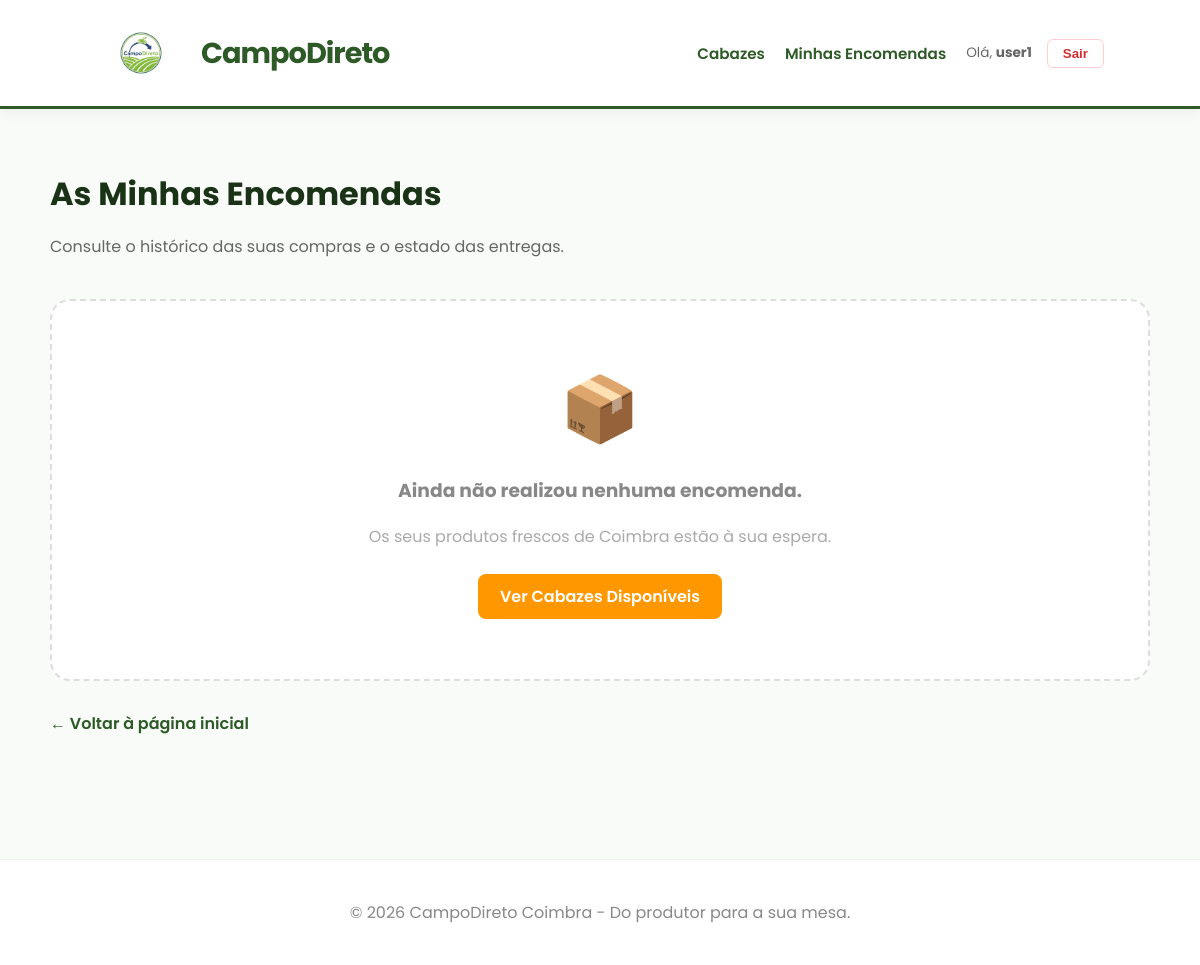
/orders/historico/ (signed in), run on an earlier commit of the app's database.
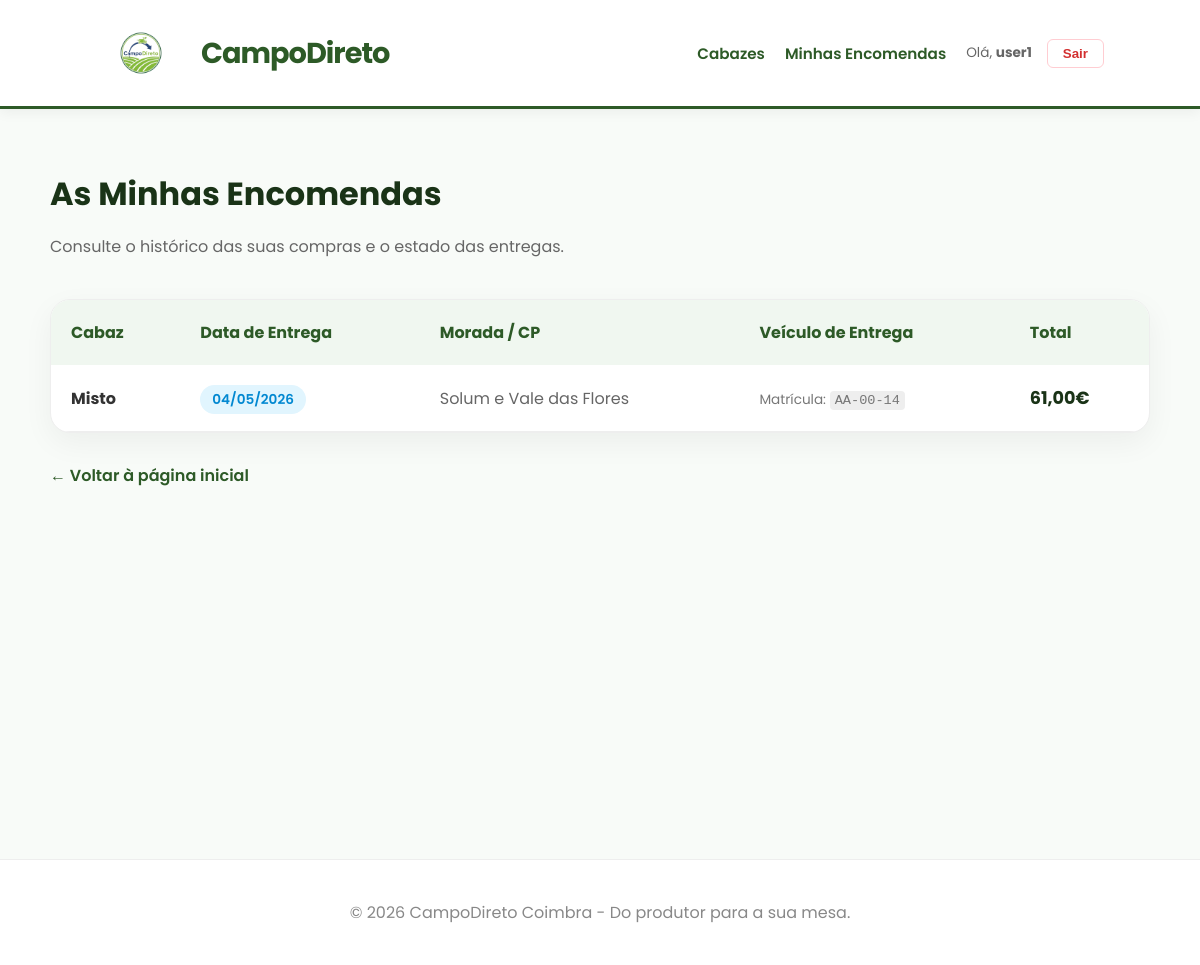
And on a later commit of the database.
### orders/models.py (models this page shows, shortened)
class Order(models.Model):
    customer = models.ForeignKey(CustomUser, on_delete=models.CASCADE)
    cabaz = models.ForeignKey(Cabaz, on_delete=models.CASCADE)
    quantity = models.IntegerField(default=1)
    order_date = models.DateTimeField(auto_now_add=True)
    delivery_date = models.DateField()
    zone = models.ForeignKey(Zone, on_delete=models.SET_NULL, null=True)
    vehicle = models.ForeignKey(
        Vehicle, on_delete=models.SET_NULL, null=True, blank=True
    )
    driver = models.ForeignKey(Driver, on_delete=models.SET_NULL, null=True, blank=True)
    status = models.CharField(max_length=20, choices=ORDER_STATUS, default="pendente")

### cabazes/models.py (models this page shows, shortened)
class Cabaz(models.Model):
    name = models.CharField(max_length=50, choices=CABAZ_TYPES)
    price = models.DecimalField(max_digits=6, decimal_places=2)
    weight = models.DecimalField(max_digits=6, decimal_places=2)
    description = models.TextField()
    image = models.ImageField(upload_to="cabazes_images/", blank=True, null=True)
    products = models.ManyToManyField(Product, blank=True)  # Voltamos ao original

### logistics/models.py (models this page shows, shortened)
class Zone(models.Model):
    name = models.CharField(max_length=100)

class Vehicle(models.Model):
    name = models.CharField(max_length=100)
    license_plate = models.CharField(max_length=20)
    zone = models.ForeignKey(Zone, on_delete=models.CASCADE)

### orders/views.py (the view)
# urls.py: path("historico/", views.historico_encomendas, name="historico_encomendas"),
@login_required
def historico_encomendas(request):
    encomendas = Order.objects.filter(customer=request.user).order_by("-delivery_date")
    return render(request, "orders/historico.html", {"encomendas": encomendas})

### orders/templates/orders/historico.html (shortened to what this page needs)
{% extends 'base.html' %} {% block content %}
<div style="margin-bottom: 40px">
  <h1 style="color: #1a3317; margin-bottom: 10px">As Minhas Encomendas</h1>
  <p style="color: #666">
    Consulte o histórico das suas compras e o estado das entregas.
  </p>
</div>
{% if encomendas %}
<div
  style="
    background: white;
    border-radius: 20px;
    box-shadow: 0 10px 30px rgba(0, 0, 0, 0.05);
    overflow: hidden;
    border: 1px solid #eee;
  "
>
  <table style="width: 100%; border-collapse: collapse; text-align: left">
    <thead>
      <tr style="background: #f0f7f0; color: #2d5a27">
        <th style="padding: 20px">Cabaz</th>
        <th style="padding: 20px">Data de Entrega</th>
        <th style="padding: 20px">Morada / CP</th>
        <th style="padding: 20px">Veículo de Entrega</th>
        <th style="padding: 20px">Total</th>
      </tr>
    </thead>
    <tbody>
      {% for order in encomendas %}
      <tr
        style="border-bottom: 1px solid #eee; transition: 0.2s"
        onmouseover="this.style.background = '#fcfdfc'"
        onmouseout="this.style.background = 'transparent'"
      >
        <td style="padding: 20px">
          <strong style="color: #333"
            >{{ order.cabaz.get_name_display }}</strong
          >
        </td>
        <td style="padding: 20px">
          <span
            style="
              background: #e1f5fe;
              color: #0288d1;
              padding: 5px 12px;
              border-radius: 20px;
              font-size: 0.85rem;
              font-weight: 600;
            "
          >
            {{ order.delivery_date|date:"d/m/Y" }}
          </span>
        </td>
        <td style="padding: 20px; color: #666">
          {{ order.zone.name }}<br />
        </td>
        <td style="padding: 20px; color: #555">
          <div style="font-size: 0.85rem; color: #777">
            Matrícula:
            <span
              style="
                font-family: monospace;
                background: #eee;
                padding: 2px 5px;
                border-radius: 4px;
              "
              >{{ order.vehicle.license_plate }}</span
            >
          </div>
        </td>
        <td style="padding: 20px">
          <strong style="font-size: 1.1rem; color: #1a3317"
            >{{ order.cabaz.price }}€</strong
          >
        </td>
      </tr>
      {% endfor %}
    </tbody>
  </table>
</div>
{% else %}
<div
  style="
    text-align: center;
    padding: 60px;
    background: white;
    border-radius: 20px;
    border: 2px dashed #ddd;
  "
>
  <div style="font-size: 4rem; margin-bottom: 20px">📦</div>
  <h3 style="color: #888">Ainda não realizou nenhuma encomenda.</h3>
  <p style="color: #aaa; margin-bottom: 25px">
    Os seus produtos frescos de Coimbra estão à sua espera.
  </p>
  <a href="/cabazes/" class="btn">Ver Cabazes Disponíveis</a>
</div>
{% endif %}
<div style="margin-top: 30px">
  <a
    href="/"
    style="color: var(--primary); text-decoration: none; font-weight: 600"
    >← Voltar à página inicial</a
  >
</div>
{% endblock %}

What changed in the data, as far as the page shows it:
added Order: cabaz.name "Misto", delivery_date "04/05/2026", zone.name "Solum e Vale das Flores", vehicle.license_plate "AA-00-14", cabaz.price "61,00"
Also different on the page:
text no longer shown: "📦 Ainda não realizou nenhuma encomenda. Os seus produtos frescos de Coimbra estão à sua espera. Ver Cabazes Disponíveis"
text now shown: "Cabaz Data de Entrega Morada / CP Veículo de Entrega Total"
